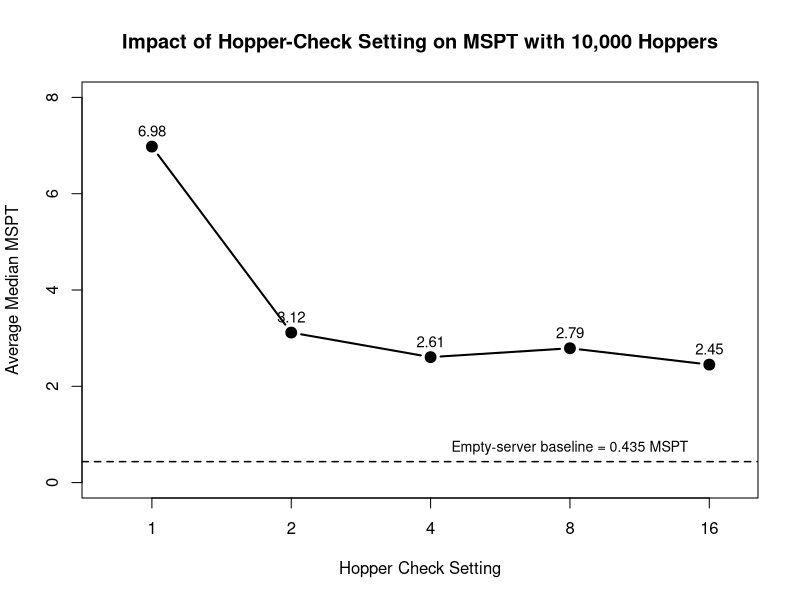
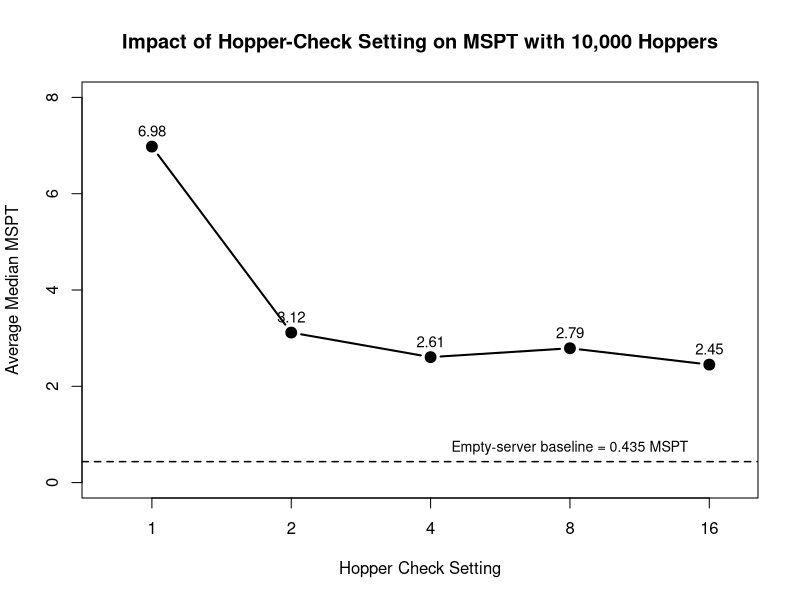

Generate these figures, in order, with R:
# Hopper Check Tick Lag Test
# Tests the effect of Paper's hopper-check setting on MSPT
# using 10,000 loaded hoppers.

# -----------------------------
# Raw test data
# -----------------------------

hopper_test <- data.frame(
  run = c(
    "Baseline1",
    "HC1_1", "HC1_2",
    "HC2_1", "HC2_2",
    "HC4_1", "HC4_2",
    "HC8_1", "HC8_2",
    "HC16_1", "HC16_2",
    "ArmorStand1"
  ),
  
  hoppers = c(
    0,
    10000, 10000,
    10000, 10000,
    10000, 10000,
    10000, 10000,
    10000, 10000,
    0
  ),
  
  hopper_check = c(
    NA,
    1, 1,
    2, 2,
    4, 4,
    8, 8,
    16, 16,
    NA
  ),
  
  hopper_transfer = 8,
  
  mspt = c(
    0.435,
    8.172, 5.785,
    3.060592, 3.170968,
    2.830832, 2.380972,
    2.991, 2.5895,
    2.486862, 2.414454,
    6.289167
  ),
  
  stringsAsFactors = FALSE
)


# -----------------------------
# Hopper-only analysis
# -----------------------------

hopper_only <- subset(
  hopper_test,
  hoppers == 10000
)

avg_data <- aggregate(
  mspt ~ hopper_check,
  data = hopper_only,
  FUN = mean
)

avg_data$percent_reduction_from_HC1 <-
  (avg_data$mspt[1] - avg_data$mspt) /
  avg_data$mspt[1] * 100

avg_data$marginal_improvement <-
  c(NA, -diff(avg_data$mspt))

print(avg_data)


# -----------------------------
# Plot
# -----------------------------

plot(
  avg_data$hopper_check,
  avg_data$mspt,
  type = "b",
  log = "x",
  pch = 19,
  lwd = 2,
  cex = 1.3,
  xaxt = "n",
  xlim = c(0.8, 18),
  ylim = c(0, 8),
  xlab = "Hopper Check Setting",
  ylab = "Average Median MSPT",
  main = "Impact of Hopper-Check Setting on MSPT with 10,000 Hoppers"
)

axis(
  1,
  at = c(1, 2, 4, 8, 16),
  labels = c("1", "2", "4", "8", "16")
)

# Empty-server baseline
abline(
  h = 0.435,
  lty = 2,
  lwd = 1.5
)

# MSPT value labels
text(
  avg_data$hopper_check,
  avg_data$mspt,
  labels = round(avg_data$mspt, 2),
  pos = 3,
  cex = 0.9
)

# Baseline label
text(
  8,
  0.435,
  "Empty-server baseline = 0.435 MSPT",
  pos = 3,
  cex = 0.85
)

windows()

plot(
  avg_data$hopper_check,
  avg_data$mspt,
  type = "b",
  log = "x",
  pch = 19,
  lwd = 2,
  cex = 1.3,
  xaxt = "n",
  xlim = c(0.8, 18),
  ylim = c(0, 8),
  xlab = "Hopper Check Setting",
  ylab = "Average Median MSPT",
  main = "Impact of Hopper-Check Setting on MSPT with 10,000 Hoppers"
)

axis(
  1,
  at = c(1, 2, 4, 8, 16),
  labels = c("1", "2", "4", "8", "16")
)

abline(h = 0.435, lty = 2, lwd = 1.5)

text(
  avg_data$hopper_check,
  avg_data$mspt,
  labels = round(avg_data$mspt, 2),
  pos = 3,
  cex = 0.9
)

text(
  8,
  0.435,
  "Empty-server baseline = 0.435 MSPT",
  pos = 3,
  cex = 0.85
)
